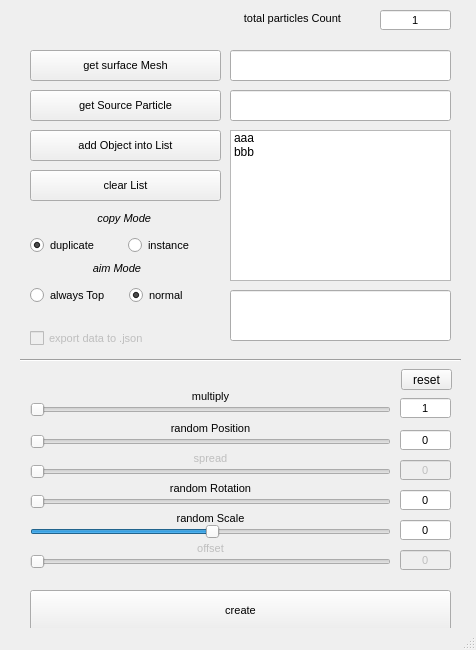
<?xml version="1.0" encoding="UTF-8"?>
<ui version="4.0">
 <class>MainWindow</class>
 <widget class="QMainWindow" name="MainWindow">
  <property name="geometry">
   <rect>
    <x>0</x>
    <y>0</y>
    <width>476</width>
    <height>650</height>
   </rect>
  </property>
  <property name="windowTitle">
   <string>MainWindow</string>
  </property>
  <widget class="QWidget" name="centralwidget">
   <widget class="QLineEdit" name="lineEdit_sourceParticle">
    <property name="geometry">
     <rect>
      <x>230</x>
      <y>90</y>
      <width>221</width>
      <height>31</height>
     </rect>
    </property>
   </widget>
   <widget class="QPushButton" name="pushButton_addObbject">
    <property name="geometry">
     <rect>
      <x>30</x>
      <y>130</y>
      <width>191</width>
      <height>31</height>
     </rect>
    </property>
    <property name="font">
     <font>
      <family>Arial</family>
      <pointsize>8</pointsize>
     </font>
    </property>
    <property name="text">
     <string>add Object into List</string>
    </property>
   </widget>
   <widget class="QListWidget" name="listWidget_objList">
    <property name="geometry">
     <rect>
      <x>230</x>
      <y>130</y>
      <width>221</width>
      <height>151</height>
     </rect>
    </property>
    <item>
     <property name="text">
      <string>aaa</string>
     </property>
    </item>
    <item>
     <property name="text">
      <string>bbb</string>
     </property>
    </item>
   </widget>
   <widget class="QPushButton" name="pushButton_getParticle">
    <property name="geometry">
     <rect>
      <x>30</x>
      <y>90</y>
      <width>191</width>
      <height>31</height>
     </rect>
    </property>
    <property name="font">
     <font>
      <family>Arial</family>
      <pointsize>8</pointsize>
     </font>
    </property>
    <property name="text">
     <string>get Source Particle</string>
    </property>
   </widget>
   <widget class="QLabel" name="label_4">
    <property name="geometry">
     <rect>
      <x>210</x>
      <y>10</y>
      <width>131</width>
      <height>16</height>
     </rect>
    </property>
    <property name="font">
     <font>
      <family>Arial</family>
      <pointsize>8</pointsize>
     </font>
    </property>
    <property name="text">
     <string>total particles Count</string>
    </property>
    <property name="alignment">
     <set>Qt::AlignRight|Qt::AlignTrailing|Qt::AlignVCenter</set>
    </property>
   </widget>
   <widget class="QLineEdit" name="lineEdit_particleCount">
    <property name="geometry">
     <rect>
      <x>380</x>
      <y>10</y>
      <width>71</width>
      <height>20</height>
     </rect>
    </property>
    <property name="font">
     <font>
      <family>Arial</family>
      <pointsize>8</pointsize>
     </font>
    </property>
    <property name="text">
     <string>1</string>
    </property>
    <property name="alignment">
     <set>Qt::AlignCenter</set>
    </property>
    <property name="readOnly">
     <bool>true</bool>
    </property>
   </widget>
   <widget class="QLabel" name="label_copyMode">
    <property name="geometry">
     <rect>
      <x>10</x>
      <y>210</y>
      <width>141</width>
      <height>16</height>
     </rect>
    </property>
    <property name="font">
     <font>
      <family>Arial</family>
      <pointsize>8</pointsize>
      <italic>true</italic>
     </font>
    </property>
    <property name="text">
     <string>copy Mode</string>
    </property>
    <property name="alignment">
     <set>Qt::AlignRight|Qt::AlignTrailing|Qt::AlignVCenter</set>
    </property>
   </widget>
   <widget class="QPushButton" name="pushButton_create">
    <property name="geometry">
     <rect>
      <x>30</x>
      <y>590</y>
      <width>421</width>
      <height>41</height>
     </rect>
    </property>
    <property name="font">
     <font>
      <family>Arial</family>
      <pointsize>8</pointsize>
     </font>
    </property>
    <property name="text">
     <string>create</string>
    </property>
   </widget>
   <widget class="QLabel" name="label_copyMode_3">
    <property name="geometry">
     <rect>
      <x>0</x>
      <y>260</y>
      <width>141</width>
      <height>16</height>
     </rect>
    </property>
    <property name="font">
     <font>
      <family>Arial</family>
      <pointsize>8</pointsize>
      <italic>true</italic>
     </font>
    </property>
    <property name="text">
     <string>aim Mode</string>
    </property>
    <property name="alignment">
     <set>Qt::AlignRight|Qt::AlignTrailing|Qt::AlignVCenter</set>
    </property>
   </widget>
   <widget class="QLineEdit" name="lineEdit_errorMessage">
    <property name="geometry">
     <rect>
      <x>230</x>
      <y>290</y>
      <width>221</width>
      <height>51</height>
     </rect>
    </property>
    <property name="font">
     <font>
      <family>Arial</family>
      <pointsize>8</pointsize>
     </font>
    </property>
    <property name="alignment">
     <set>Qt::AlignLeading|Qt::AlignLeft|Qt::AlignTop</set>
    </property>
    <property name="readOnly">
     <bool>true</bool>
    </property>
   </widget>
   <widget class="QLabel" name="label_multiple">
    <property name="geometry">
     <rect>
      <x>140</x>
      <y>388</y>
      <width>141</width>
      <height>16</height>
     </rect>
    </property>
    <property name="font">
     <font>
      <family>Arial</family>
      <pointsize>8</pointsize>
     </font>
    </property>
    <property name="text">
     <string>multiply</string>
    </property>
    <property name="alignment">
     <set>Qt::AlignCenter</set>
    </property>
   </widget>
   <widget class="QLineEdit" name="lineEdit_multiple">
    <property name="geometry">
     <rect>
      <x>400</x>
      <y>398</y>
      <width>51</width>
      <height>20</height>
     </rect>
    </property>
    <property name="font">
     <font>
      <family>Arial</family>
      <pointsize>8</pointsize>
     </font>
    </property>
    <property name="text">
     <string>1</string>
    </property>
    <property name="alignment">
     <set>Qt::AlignCenter</set>
    </property>
    <property name="readOnly">
     <bool>false</bool>
    </property>
   </widget>
   <widget class="QPushButton" name="pushButton_getSurfaceMesh">
    <property name="geometry">
     <rect>
      <x>30</x>
      <y>50</y>
      <width>191</width>
      <height>31</height>
     </rect>
    </property>
    <property name="font">
     <font>
      <family>Arial</family>
      <pointsize>8</pointsize>
     </font>
    </property>
    <property name="text">
     <string>get surface Mesh</string>
    </property>
   </widget>
   <widget class="QLineEdit" name="lineEdit_getSurfaceMesh">
    <property name="geometry">
     <rect>
      <x>230</x>
      <y>50</y>
      <width>221</width>
      <height>31</height>
     </rect>
    </property>
   </widget>
   <widget class="QPushButton" name="pushButton_clearList">
    <property name="geometry">
     <rect>
      <x>30</x>
      <y>170</y>
      <width>191</width>
      <height>31</height>
     </rect>
    </property>
    <property name="font">
     <font>
      <family>Arial</family>
      <pointsize>8</pointsize>
     </font>
    </property>
    <property name="text">
     <string>clear List</string>
    </property>
   </widget>
   <widget class="QSlider" name="horizontalSlider_multiPly">
    <property name="geometry">
     <rect>
      <x>30</x>
      <y>400</y>
      <width>361</width>
      <height>20</height>
     </rect>
    </property>
    <property name="minimum">
     <number>1</number>
    </property>
    <property name="orientation">
     <enum>Qt::Horizontal</enum>
    </property>
   </widget>
   <widget class="QLineEdit" name="lineEdit_randomScale">
    <property name="geometry">
     <rect>
      <x>400</x>
      <y>520</y>
      <width>51</width>
      <height>20</height>
     </rect>
    </property>
    <property name="font">
     <font>
      <family>Arial</family>
      <pointsize>8</pointsize>
     </font>
    </property>
    <property name="text">
     <string>0</string>
    </property>
    <property name="alignment">
     <set>Qt::AlignCenter</set>
    </property>
    <property name="readOnly">
     <bool>false</bool>
    </property>
   </widget>
   <widget class="QSlider" name="horizontalSlider_randomScale">
    <property name="enabled">
     <bool>true</bool>
    </property>
    <property name="geometry">
     <rect>
      <x>30</x>
      <y>522</y>
      <width>361</width>
      <height>20</height>
     </rect>
    </property>
    <property name="minimum">
     <number>-100</number>
    </property>
    <property name="maximum">
     <number>100</number>
    </property>
    <property name="singleStep">
     <number>0</number>
    </property>
    <property name="pageStep">
     <number>10</number>
    </property>
    <property name="sliderPosition">
     <number>1</number>
    </property>
    <property name="orientation">
     <enum>Qt::Horizontal</enum>
    </property>
   </widget>
   <widget class="QLabel" name="label_randomScale">
    <property name="geometry">
     <rect>
      <x>140</x>
      <y>510</y>
      <width>141</width>
      <height>16</height>
     </rect>
    </property>
    <property name="font">
     <font>
      <family>Arial</family>
      <pointsize>8</pointsize>
     </font>
    </property>
    <property name="text">
     <string>random Scale</string>
    </property>
    <property name="alignment">
     <set>Qt::AlignCenter</set>
    </property>
   </widget>
   <widget class="QLineEdit" name="lineEdit_randomPosition">
    <property name="geometry">
     <rect>
      <x>400</x>
      <y>430</y>
      <width>51</width>
      <height>20</height>
     </rect>
    </property>
    <property name="font">
     <font>
      <family>Arial</family>
      <pointsize>8</pointsize>
     </font>
    </property>
    <property name="text">
     <string>0</string>
    </property>
    <property name="alignment">
     <set>Qt::AlignCenter</set>
    </property>
    <property name="readOnly">
     <bool>false</bool>
    </property>
   </widget>
   <widget class="QSlider" name="horizontalSlider_randomPosition">
    <property name="geometry">
     <rect>
      <x>30</x>
      <y>432</y>
      <width>361</width>
      <height>20</height>
     </rect>
    </property>
    <property name="minimum">
     <number>0</number>
    </property>
    <property name="orientation">
     <enum>Qt::Horizontal</enum>
    </property>
   </widget>
   <widget class="QLabel" name="label_randomPosition">
    <property name="geometry">
     <rect>
      <x>140</x>
      <y>420</y>
      <width>141</width>
      <height>16</height>
     </rect>
    </property>
    <property name="font">
     <font>
      <family>Arial</family>
      <pointsize>8</pointsize>
     </font>
    </property>
    <property name="text">
     <string>random Position</string>
    </property>
    <property name="alignment">
     <set>Qt::AlignCenter</set>
    </property>
   </widget>
   <widget class="QLineEdit" name="lineEdit_randomRotation">
    <property name="geometry">
     <rect>
      <x>400</x>
      <y>490</y>
      <width>51</width>
      <height>20</height>
     </rect>
    </property>
    <property name="font">
     <font>
      <family>Arial</family>
      <pointsize>8</pointsize>
     </font>
    </property>
    <property name="text">
     <string>0</string>
    </property>
    <property name="alignment">
     <set>Qt::AlignCenter</set>
    </property>
    <property name="readOnly">
     <bool>false</bool>
    </property>
   </widget>
   <widget class="QSlider" name="horizontalSlider_randomRotation">
    <property name="geometry">
     <rect>
      <x>30</x>
      <y>492</y>
      <width>361</width>
      <height>20</height>
     </rect>
    </property>
    <property name="minimum">
     <number>0</number>
    </property>
    <property name="maximum">
     <number>360</number>
    </property>
    <property name="orientation">
     <enum>Qt::Horizontal</enum>
    </property>
   </widget>
   <widget class="QLabel" name="label_randomRotation">
    <property name="geometry">
     <rect>
      <x>140</x>
      <y>480</y>
      <width>141</width>
      <height>16</height>
     </rect>
    </property>
    <property name="font">
     <font>
      <family>Arial</family>
      <pointsize>8</pointsize>
     </font>
    </property>
    <property name="text">
     <string>random Rotation</string>
    </property>
    <property name="alignment">
     <set>Qt::AlignCenter</set>
    </property>
   </widget>
   <widget class="QLineEdit" name="lineEdit_spread">
    <property name="enabled">
     <bool>false</bool>
    </property>
    <property name="geometry">
     <rect>
      <x>400</x>
      <y>460</y>
      <width>51</width>
      <height>20</height>
     </rect>
    </property>
    <property name="font">
     <font>
      <family>Arial</family>
      <pointsize>8</pointsize>
     </font>
    </property>
    <property name="text">
     <string>0</string>
    </property>
    <property name="alignment">
     <set>Qt::AlignCenter</set>
    </property>
    <property name="readOnly">
     <bool>true</bool>
    </property>
   </widget>
   <widget class="QSlider" name="horizontalSlider_spread">
    <property name="enabled">
     <bool>false</bool>
    </property>
    <property name="geometry">
     <rect>
      <x>30</x>
      <y>462</y>
      <width>361</width>
      <height>20</height>
     </rect>
    </property>
    <property name="minimum">
     <number>0</number>
    </property>
    <property name="orientation">
     <enum>Qt::Horizontal</enum>
    </property>
   </widget>
   <widget class="QLabel" name="label_spread">
    <property name="enabled">
     <bool>false</bool>
    </property>
    <property name="geometry">
     <rect>
      <x>140</x>
      <y>450</y>
      <width>141</width>
      <height>16</height>
     </rect>
    </property>
    <property name="font">
     <font>
      <family>Arial</family>
      <pointsize>8</pointsize>
     </font>
    </property>
    <property name="text">
     <string>spread</string>
    </property>
    <property name="alignment">
     <set>Qt::AlignCenter</set>
    </property>
   </widget>
   <widget class="QLabel" name="label_offset">
    <property name="enabled">
     <bool>false</bool>
    </property>
    <property name="geometry">
     <rect>
      <x>140</x>
      <y>540</y>
      <width>141</width>
      <height>16</height>
     </rect>
    </property>
    <property name="font">
     <font>
      <family>Arial</family>
      <pointsize>8</pointsize>
     </font>
    </property>
    <property name="text">
     <string>offset</string>
    </property>
    <property name="alignment">
     <set>Qt::AlignCenter</set>
    </property>
   </widget>
   <widget class="QLineEdit" name="lineEdit_offset">
    <property name="enabled">
     <bool>false</bool>
    </property>
    <property name="geometry">
     <rect>
      <x>400</x>
      <y>550</y>
      <width>51</width>
      <height>20</height>
     </rect>
    </property>
    <property name="font">
     <font>
      <family>Arial</family>
      <pointsize>8</pointsize>
     </font>
    </property>
    <property name="text">
     <string>0</string>
    </property>
    <property name="alignment">
     <set>Qt::AlignCenter</set>
    </property>
    <property name="readOnly">
     <bool>true</bool>
    </property>
   </widget>
   <widget class="QSlider" name="horizontalSlider_offset">
    <property name="enabled">
     <bool>false</bool>
    </property>
    <property name="geometry">
     <rect>
      <x>30</x>
      <y>552</y>
      <width>361</width>
      <height>20</height>
     </rect>
    </property>
    <property name="minimum">
     <number>0</number>
    </property>
    <property name="maximum">
     <number>5</number>
    </property>
    <property name="orientation">
     <enum>Qt::Horizontal</enum>
    </property>
   </widget>
   <widget class="QCheckBox" name="checkBox_exportJson">
    <property name="enabled">
     <bool>false</bool>
    </property>
    <property name="geometry">
     <rect>
      <x>30</x>
      <y>330</y>
      <width>141</width>
      <height>16</height>
     </rect>
    </property>
    <property name="font">
     <font>
      <family>Arial</family>
      <pointsize>8</pointsize>
     </font>
    </property>
    <property name="text">
     <string>export data to .json</string>
    </property>
   </widget>
   <widget class="QWidget" name="horizontalLayoutWidget">
    <property name="geometry">
     <rect>
      <x>30</x>
      <y>230</y>
      <width>189</width>
      <height>31</height>
     </rect>
    </property>
    <layout class="QHBoxLayout" name="horizontalLayout">
     <item>
      <widget class="QRadioButton" name="radioButton_duplicate">
       <property name="font">
        <font>
         <family>Arial</family>
         <pointsize>8</pointsize>
        </font>
       </property>
       <property name="text">
        <string>duplicate</string>
       </property>
       <property name="checked">
        <bool>true</bool>
       </property>
      </widget>
     </item>
     <item>
      <widget class="QRadioButton" name="radioButton_instance">
       <property name="font">
        <font>
         <family>Arial</family>
         <pointsize>8</pointsize>
        </font>
       </property>
       <property name="text">
        <string>instance</string>
       </property>
      </widget>
     </item>
    </layout>
   </widget>
   <widget class="QWidget" name="horizontalLayoutWidget_2">
    <property name="geometry">
     <rect>
      <x>30</x>
      <y>280</y>
      <width>191</width>
      <height>31</height>
     </rect>
    </property>
    <layout class="QHBoxLayout" name="horizontalLayout_2">
     <item>
      <widget class="QRadioButton" name="radioButton_alwaysTop">
       <property name="font">
        <font>
         <family>Arial</family>
         <pointsize>8</pointsize>
        </font>
       </property>
       <property name="text">
        <string>always Top</string>
       </property>
      </widget>
     </item>
     <item>
      <widget class="QRadioButton" name="radioButton_normal">
       <property name="font">
        <font>
         <family>Arial</family>
         <pointsize>8</pointsize>
        </font>
       </property>
       <property name="text">
        <string>normal</string>
       </property>
       <property name="checked">
        <bool>true</bool>
       </property>
      </widget>
     </item>
    </layout>
   </widget>
   <widget class="Line" name="line">
    <property name="geometry">
     <rect>
      <x>20</x>
      <y>350</y>
      <width>441</width>
      <height>20</height>
     </rect>
    </property>
    <property name="orientation">
     <enum>Qt::Horizontal</enum>
    </property>
   </widget>
   <widget class="QToolButton" name="toolButton">
    <property name="geometry">
     <rect>
      <x>401</x>
      <y>369</y>
      <width>51</width>
      <height>21</height>
     </rect>
    </property>
    <property name="text">
     <string>reset</string>
    </property>
   </widget>
  </widget>
  <widget class="QStatusBar" name="statusbar"/>
 </widget>
 <resources/>
 <connections/>
</ui>
